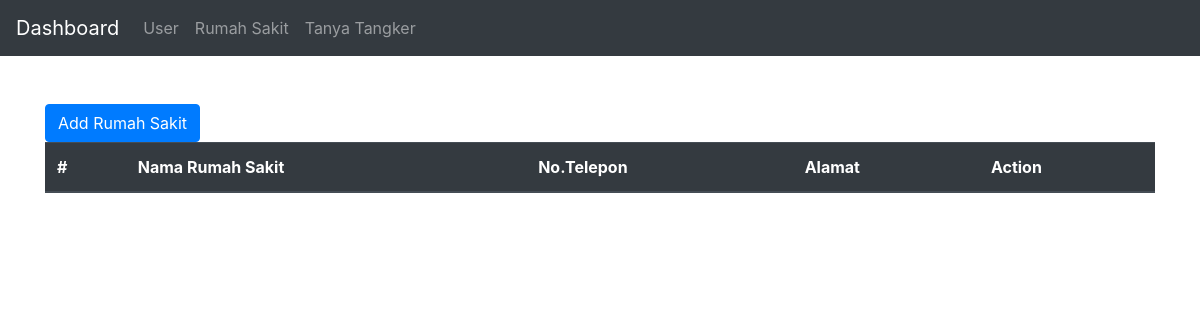
Before: /index.php/c_rumahsakit with the older database file.
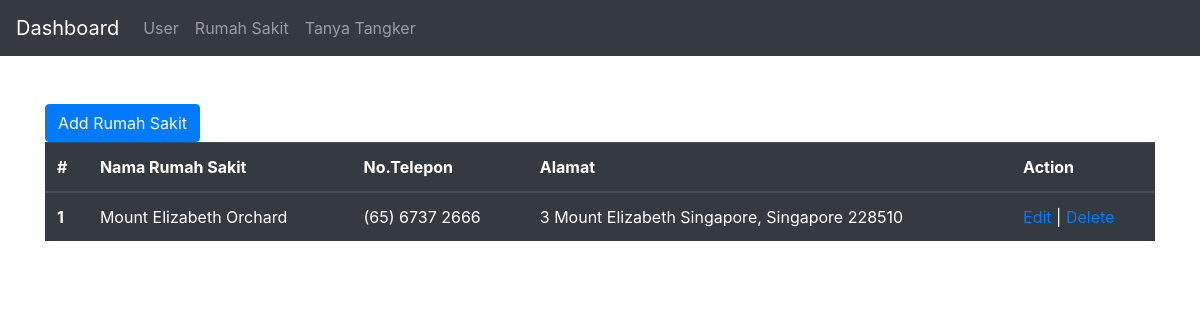
After: the same page with the newer database file.
### tables this page shows
CREATE TABLE `rumahsakit` (
  `id` int(11) NOT NULL,
  `nama` varchar(128) NOT NULL,
  `nohp` varchar(128) NOT NULL,
  `alamat` varchar(128) NOT NULL
);

### application/controllers/C_RumahSakit.php (called while the page is built, shortened)
<?php
class C_RumahSakit extends CI_Controller {
	public function __construct() {
		$this->load->model('M_RumahSakit');
	}
	public function index() {
		$data['result'] = $this->M_RumahSakit->getAllData();
		$this->load->view('crud/rumahsakit/V_RS', $data);
	}
}

### index.php (called while the page is built, shortened)
<?php
require_once BASEPATH.'core/CodeIgniter.php';

### application/models/M_RumahSakit.php (called while the page is built, shortened)
<?php
class M_RumahSakit extends CI_Model {
	function getAllData() {
		$query = $this->db->query('SELECT * FROM rumahsakit');
		return $query->result();
	}
}

### application/views/crud/rumahsakit/V_RS.php (the view, shortened to what this page needs)
<!doctype html>
<html lang="en">
  <head>
    <link rel="stylesheet" href="https://stackpath.bootstrapcdn.com/bootstrap/4.4.1/css/bootstrap.min.css">
  </head>
  <body>
    <nav class="navbar navbar-expand-lg navbar-dark bg-dark">
      <a class="navbar-brand" href="<?php echo base_url() ?>">Dashboard</a>
      <div class="collapse navbar-collapse" id="navbarNavAltMarkup">
        <div class="navbar-nav">
          <a class="nav-item nav-link" href="<?php echo site_url('index.php/C_User/') ?>">User</a>
          <a class="nav-item nav-link" href="<?php echo site_url('index.php/C_RumahSakit/') ?>">Rumah Sakit</a>
          <a class="nav-item nav-link" href="#">Tanya Tangker</a>
        </div>
      </div>
    </nav>
<div class="container">
  <br>
  <br>
<button type="button" class="btn btn-primary" data-toggle="modal" data-target="#exampleModal">
  Add Rumah Sakit
</button>
    <table class="table table-dark">
    <thead>
      <tr>
        <th scope="col">#</th>
        <th scope="col">Nama Rumah Sakit</th>
        <th scope="col">No.Telepon</th>
        <th scope="col">Alamat</th>
        <th scope="col">Action</th>
      </tr>
    </thead>
    <tbody>
      <?php foreach($result as $row) {?>
      <tr>
        <th scope="row"><?php echo $row->id; ?></th>
        <td><?php echo $row->nama; ?></td>
        <td><?php echo $row->nohp; ?></td>
        <td><?php echo $row->alamat; ?></td>
        <td><a href="<?php echo site_url('index.php/C_RumahSakit/edit');?>/<?php echo $row->id;?>">Edit</a> |
            <a href="<?php echo site_url('index.php/C_RumahSakit/delete');?>/<?php echo $row->id;?>">Delete</a></td>
      </tr>
    <?php } ?>
    </tbody>
  </table>
</div>
  </body>
</html>

Changed rows visible on the page:
added rumahsakit: id "1", nama "Mount Elizabeth Orchard", nohp "(65) 6737 2666", alamat "3 Mount Elizabeth Singapore, Singapore 228510"
